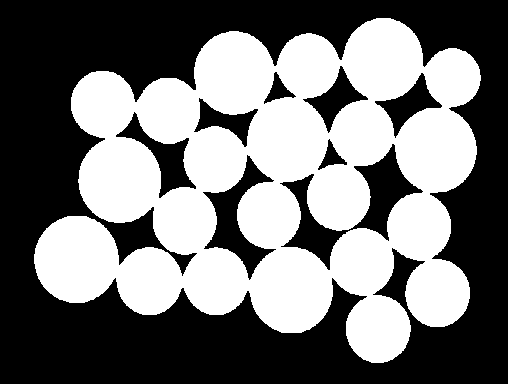
%> input picture coins.gif, 508 x 384 px
$ octave wk2_task2_separation_of_coins.m   (GNU Octave 9; MATLAB toolbox functions it lacks are replaced by stand-ins)
%> lines starting %> are read from the running program, lines starting %| are printed output that depends on the picture; in (x1, y1, x2, y2) boxes, pixels count from 0 and x2, y2 are one past the last pixel; in counts of white or black regions, pixels touching at a corner belong together; the program's own positions count from 1
BW = imread('coins.gif');
%> BW: size 384x508 uint8; values 0 (black) and 1 (white), 45.5% white; 1 white region, box (x1, y1, x2, y2) and area: (34, 18, 481, 363) 88669

%imbinarize the image or use logical function
%to convert from unit8 to logical

%BW = logical(BW);
BW = imbinarize(BW);

%define structuring elements
se = strel('disk', 29);
se2 = strel('disk', 6);

%apply opening morphology operation
BW2 = imopen(BW, se);
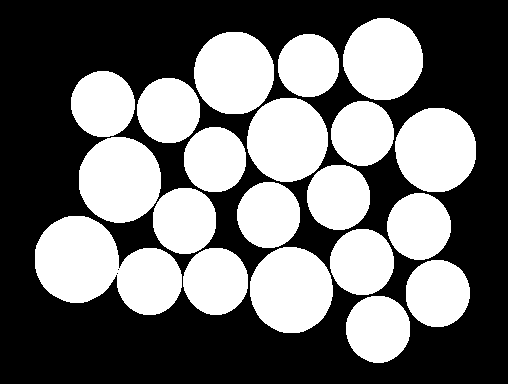
%> BW2: size 384x508 logical; 43.3% white; 20 white regions, largest, box (x1, y1, x2, y2) and area: (35, 216, 182, 315) 9228, (250, 247, 333, 333) 5609, (79, 137, 161, 223) 5595
%apply erosion morphology operation
BW3 = imerode(BW2, se2);
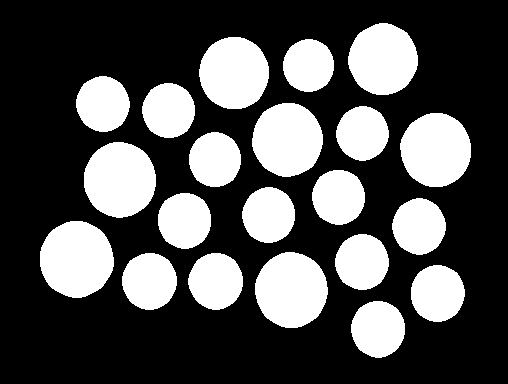
%> BW3: size 384x508 logical; 31.6% white; 21 white regions, largest, box (x1, y1, x2, y2) and area: (40, 221, 114, 298) 4441, (255, 252, 328, 328) 4301, (84, 142, 156, 218) 4291


tiledlayout(1,3)

nexttile
imshow(BW)
title('Original')

nexttile
imshow(BW2)
title('After opening')

nexttile
imshow(BW3)
title('Separated Coins')

$ run again, with mushroom img1.png saved as coins.gif
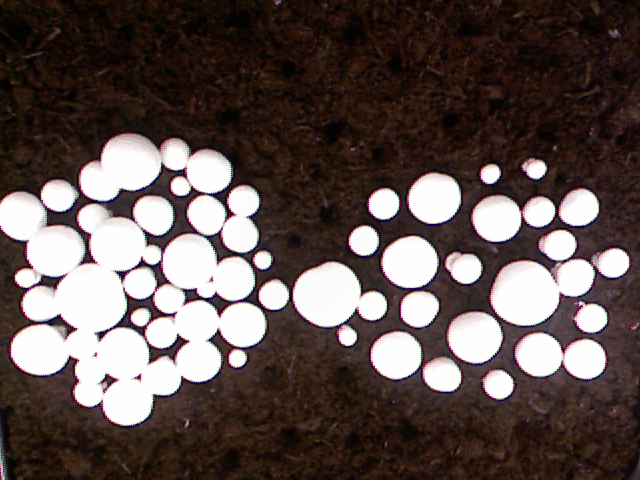
%> input picture mushroom img1.png, 640 x 480 px
%> `BW = imbinarize(BW);`:
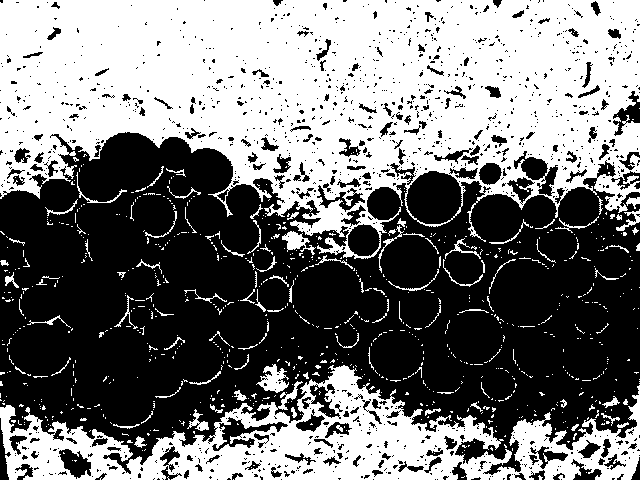
%> BW: size 480x640 logical; 46.8% white; 797 white regions (696 under 20 px), largest, box (x1, y1, x2, y2) and area: (0, 0, 640, 259) 106324, (0, 365, 640, 480) 29219, (256, 364, 289, 393) 493
%> BW2: size 480x640 logical; 1.1% white; 2 white regions, box (x1, y1, x2, y2) and area: (59, 0, 131, 35) 1952, (210, 0, 269, 29) 1367
%> `BW3 = imerode(BW2, se2);`:
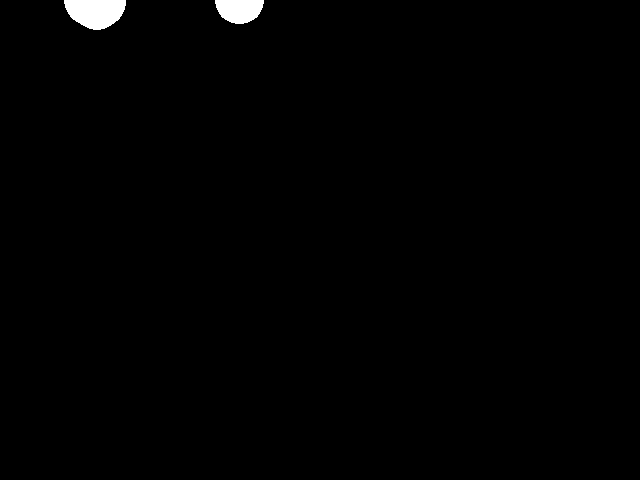
%> BW3: size 480x640 logical; 0.76% white; 2 white regions, box (x1, y1, x2, y2) and area: (64, 0, 126, 30) 1412, (215, 0, 264, 24) 922

$ run again, with mushroom img2.png saved as coins.gif
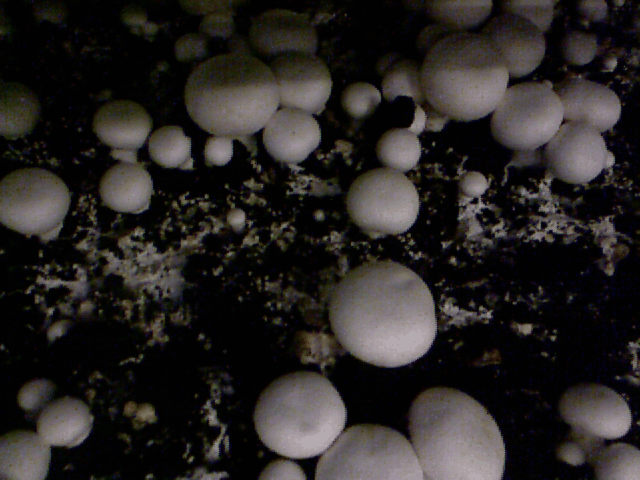
%> input picture mushroom img2.png, 640 x 480 px
%> `BW = imbinarize(BW);`:
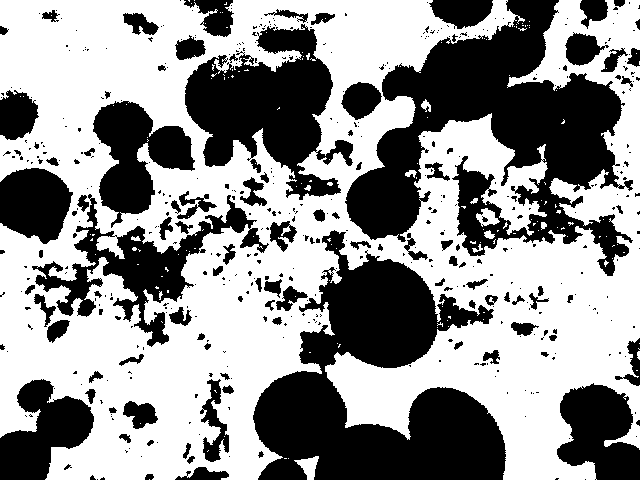
%> BW: size 480x640 logical; 57.7% white; 487 black regions (380 under 20 px), largest, box (x1, y1, x2, y2) and area: (345, 0, 633, 276) 33748, (253, 230, 506, 480) 31768, (185, 24, 353, 200) 14805
%> BW2: size 480x640 logical; 10.2% white; 7 white regions, largest, box (x1, y1, x2, y2) and area: (0, 0, 158, 120) 11074, (330, 0, 429, 75) 5770, (135, 338, 210, 411) 4089
%> `BW3 = imerode(BW2, se2);`:
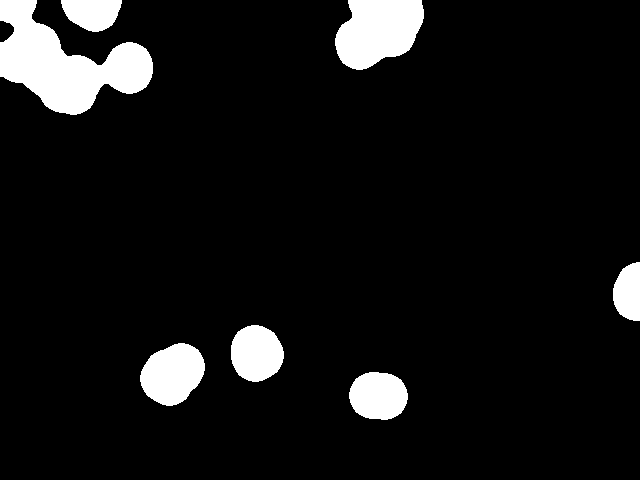
%> BW3: size 480x640 logical; 7.8% white; 7 white regions, largest, box (x1, y1, x2, y2) and area: (0, 0, 153, 115) 8855, (335, 0, 424, 70) 4676, (140, 343, 205, 406) 2964
